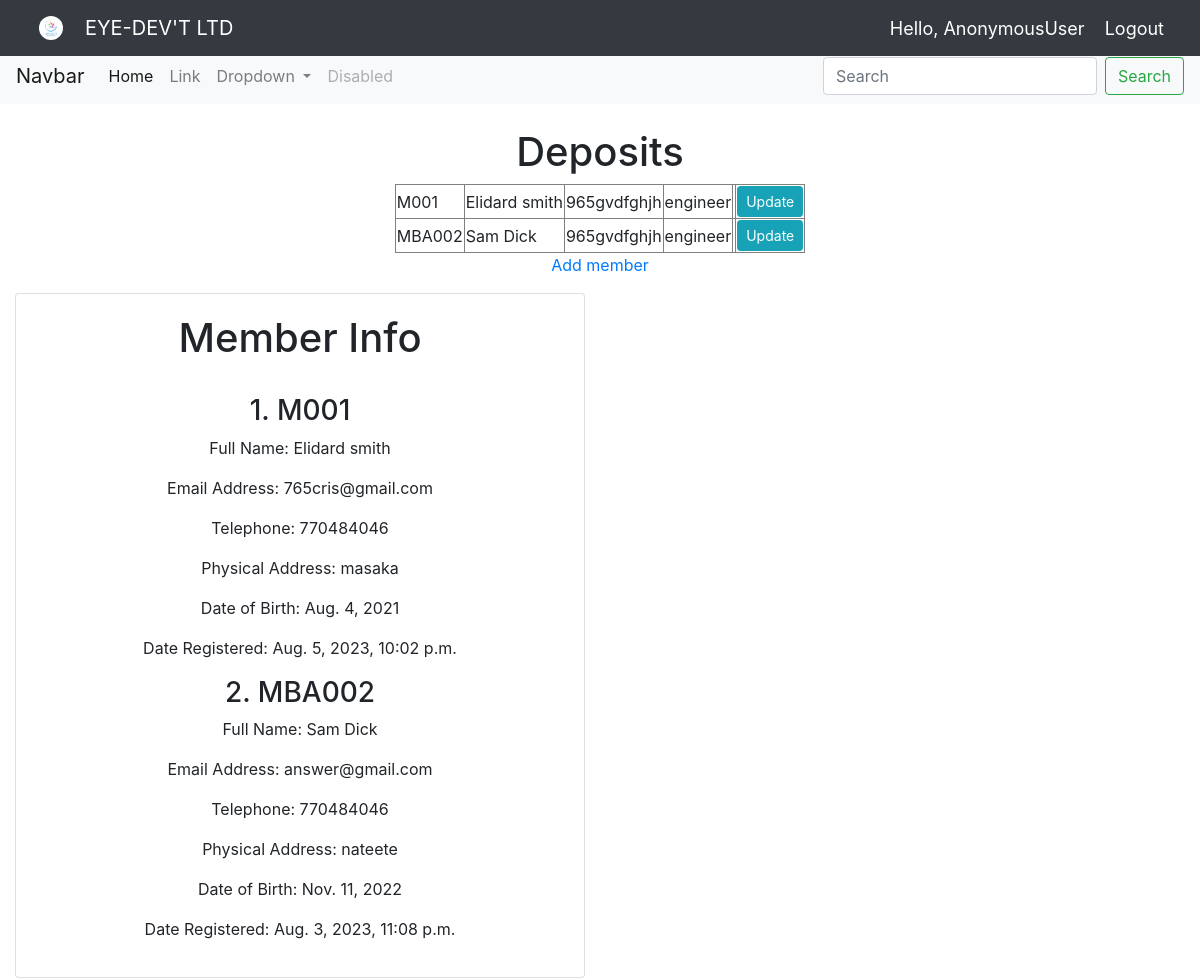
The app's page /index/ with its own data.
### kyaclub_app/models.py (models this page shows, shortened)
class Member(models.Model):
    sex_choices = (("Male","male"), ("Female","Female"))
    status_choices = (("Married","Married"),("Single","Single"),
                        ("Windowed","Windowed"),("Divorsed","Divorsed"))
    member_id =models.CharField(max_length=10, primary_key=True )
    full_name = models.CharField(max_length=200, null=False)
    nin = models.CharField(max_length=100)
    occupation=models.CharField(max_length=500)
    sex = models.CharField(max_length=10,choices = sex_choices)
    marital_status = models.CharField(max_length=30, choices=status_choices)
    email = models.EmailField(max_length=100)
    telephone = models.PositiveIntegerField()
    date_of_birth = models.DateField(validators=[MaxValueValidator(datetime.date.today)])
    current_address = models.CharField(max_length=300)
    home_address = models.CharField(max_length=300)
    Registered_date = models.DateTimeField(auto_now_add=True)

### kyaclub_app/views.py (the view)
# urls.py: path("index/", views.index, name='index'),
def index(request):
    search_member = request.GET.get('search')
    if search_member:
        members = Member.objects.filter(Q(member_id__icontains=search_member) |
                             Q(full_name__icontains=search_member) |
                             Q(sex__icontains=search_member))
    else:
        members = Member.objects.all().order_by("-Registered_date")
    return render(request, 'members/index.html', {'members': members})

### kyaclub_app/templates/members/index.html (shortened to what this page needs)
{% extends 'members/main.html' %}
{% load crispy_forms_tags %}
{% load static %}
{% block content %}
<link rel="stylesheet" href="https://cdn.jsdelivr.net/npm/bootstrap@4.5.3/dist/css/bootstrap.min.css">
<nav class="navbar navbar-expand-lg navbar-light bg-light">
  <a class="navbar-brand" href="#">Navbar</a>
  <div class="collapse navbar-collapse" id="navbarSupportedContent">
    <ul class="navbar-nav mr-auto">
      <li class="nav-item active">
        <a class="nav-link" href="#">Home <span class="sr-only">(current)</span></a>
      </li>
      <li class="nav-item">
        <a class="nav-link" href="#">Link</a>
      </li>
      <li class="nav-item dropdown">
        <a class="nav-link dropdown-toggle" href="#" id="navbarDropdown" role="button" data-toggle="dropdown" aria-haspopup="true" aria-expanded="false">
          Dropdown
        </a>
      </li>
      <li class="nav-item">
        <a class="nav-link disabled" href="#" tabindex="-1" aria-disabled="true">Disabled</a>
      </li>
    </ul>
    <form class="form-inline my-2 my-lg-0" action="{% url 'index' %}">
      <input class="form-control mr-sm-2" type="search" placeholder="Search" aria-label="Search" name="search">
      <button class="btn btn-outline-success my-2 my-sm-0" type="submit">Search</button>
    </form>
  </div>
</nav>
<div class="container" align="center"><br>
	<h1>Deposits</h1>
	<table border="1">
	{% for x in members %}
	<tr>
		<td>{{ x.member_id }}</td>
		<td>{{ x.full_name }}</td>
		<td>{{ x.nin }}</td>
		<td>{{ x.occupation }}</td>
		<td>{{ x.date }}</td>
		<td><a class="btn btn-sm btn-info" href="{% url 'update_member' x.member_id  %}">Update</a></td>
	</tr>
	{% endfor %}
	</table>
	<p><a href="{% url 'create_member' %}">Add member</a></p>
</div>
<div class = "col-md-6 text-center">
	<div class="card card-body">
		<div class="container">
			<h1>Member Info</h1><br>
			{% for item in members %}
			<h3>{{forloop.counter}}. {{item.member_id}}</h3>
			<p>Full Name: {{item.full_name}}</p>
			<p>Email Address: {{item.email}}</p>
			<p>Telephone: {{item.telephone}}</p>
			<p>Physical Address: {{item.current_address}}</p>
			<p>Date of Birth: {{item.date_of_birth}}</p>
			<p>Date Registered: {{item.Registered_date}}</p>
			{% endfor %}
		</div>
	</div>
</div>
{% endblock content %}

### kyaclub_app/static/css/main.css (style rules this page uses)
body { background-color: #ebeff5; }

### records on screen
Member: member_id "M001", full_name "Elidard smith", nin "965gvdfghjh", occupation "engineer", email "765cris@gmail.com", telephone "770484046", current_address "masaka", date_of_birth "Aug. 4, 2021", Registered_date "Aug. 5, 2023, 10:02 p.m."
Member: member_id "MBA002", full_name "Sam Dick", nin "965gvdfghjh", occupation "engineer", email "answer@gmail.com", telephone "770484046", current_address "nateete", date_of_birth "Nov. 11, 2022", Registered_date "Aug. 3, 2023, 11:08 p.m."

### other values on screen
{{ request.user }} "AnonymousUser"
